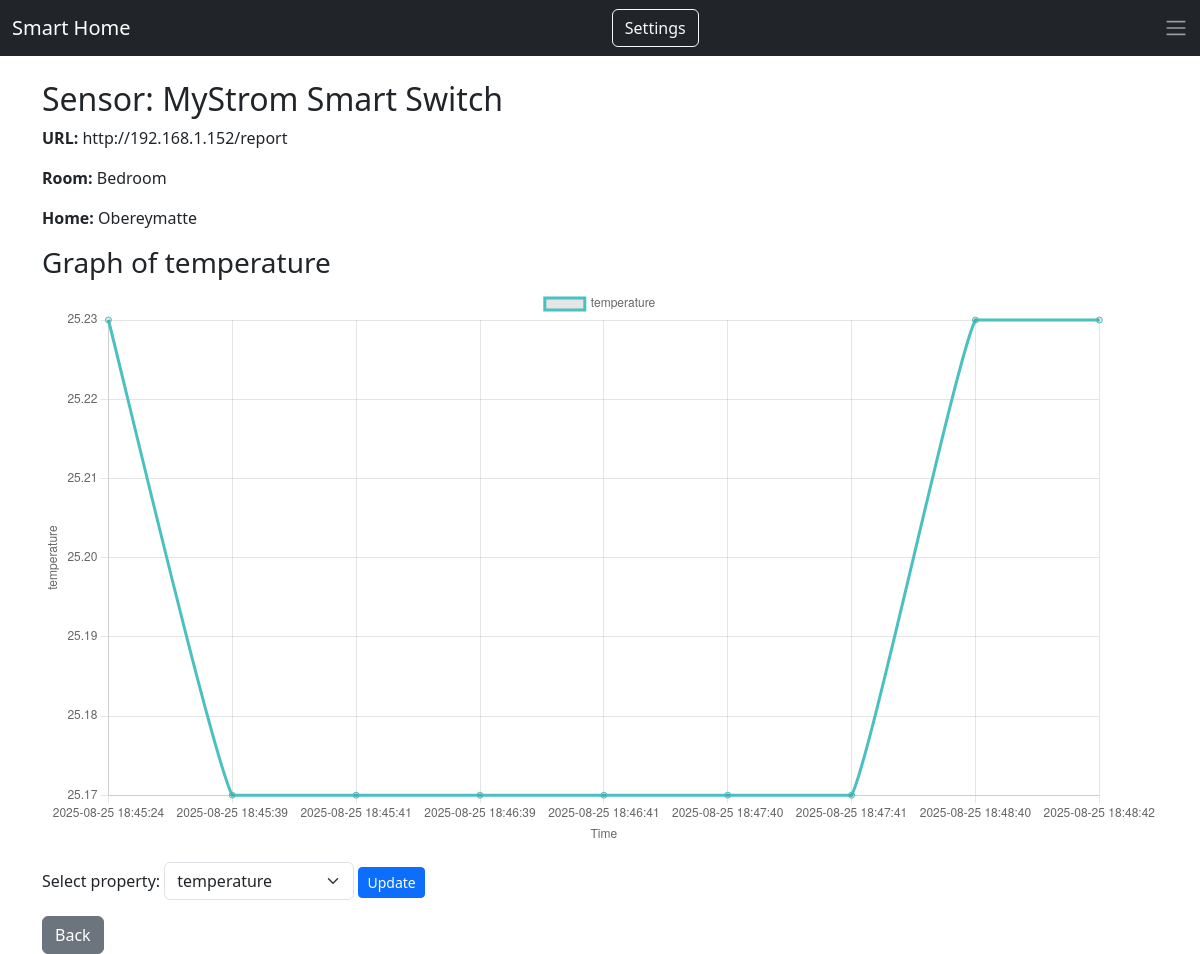
The page /sensor/1 on the database its author committed.
### app.py (models this page shows)
class Sensor(db.Model):
    id = db.Column(db.Integer, primary_key=True)
    name = db.Column(db.String, nullable=False)
    url = db.Column(db.String, nullable=False)
    room_id = db.Column(db.Integer, db.ForeignKey('room.id'), nullable=False)
    measurements = db.relationship('Measurement', backref='sensor', cascade="all, delete-orphan")

class Room(db.Model):
    id = db.Column(db.Integer, primary_key=True)
    name = db.Column(db.String, nullable=False)
    home_id = db.Column(db.Integer, db.ForeignKey('home.id'), nullable=False)
    sensors = db.relationship('Sensor', backref='room', cascade="all, delete-orphan")

class Home(db.Model):
    id = db.Column(db.Integer, primary_key=True)
    name = db.Column(db.String, nullable=False)
    rooms = db.relationship('Room', backref='home', cascade="all, delete-orphan") # Cascade und delete-orphan sagt SQLAlchemy, dass alle untergeordneten Objekte (?) bei Löschen auch entfernt werden sollen

class MeasurementType(db.Model):
    id = db.Column(db.Integer, primary_key=True)
    name = db.Column(db.String, nullable=False)
    unit = db.Column(db.String, nullable=False)
    values = db.relationship('MeasurementValue', backref='measurement_type', cascade="all, delete-orphan")

### app.py (the view)
@app.route('/sensor/<int:sensor_id>')
def sensor_detail(sensor_id):
    sensor = Sensor.query.get_or_404(sensor_id)# Holt den Sensor oder sendet 404 fehler wenn der sensor nicht findet
    property_name = request.args.get('property', 'temperature') # Temperatur als Standardwert falls kein Parameter angegeben wird
    measurements = []
    values = []
    for m in sensor.measurements:
        mv = next((v for v in m.values if v.measurement_type.name == property_name), None) # Sucht nach dem ersten MeasurementValue dass dem property_name entspricht
        if mv: # mv steht für MeasurementValue, m ist Measurement
            measurements.append(m.timestamp.strftime('%Y-%m-%d %H:%M:%S')) # Formatiert Datum und Urzeit
            values.append(mv.value)
    return render_template('sensor_detail.html', sensor=sensor, measurements=measurements, values=values, property_name=property_name)

### templates/sensor_detail.html (shortened to what this page needs)
{% extends "base.html" %}
{% block body %}
<h2>Sensor: {{ sensor.name }}</h2>
<p><strong>URL:</strong> {{ sensor.url }}</p>
<p><strong>Room:</strong> {{ sensor.room.name }}</p>
<p><strong>Home:</strong> {{ sensor.room.home.name }}</p>
<h3>Graph of {{ property_name }}</h3>
<canvas id="sensorChart" width="800" height="400"></canvas>
<script>
const ctx = document.getElementById('sensorChart').getContext('2d');
const sensorChart = new Chart(ctx, {
    type: 'line',
    data: {
        labels: {{ measurements|tojson }},
        datasets: [{
            label: '{{ property_name }}',
            data: {{ values|tojson }},
            fill: false,
            borderColor: 'rgb(75, 192, 192)',
            tension: 0.1
        }]
    },
    options: {
        scales: {
            x: {
                title: { display: true, text: 'Time' }
            },
            y: {
                title: { display: true, text: '{{ property_name }}' }
            }
        }
    }
});
</script>
<form method="get" class="mt-3">
    <label>Select property:</label>
    <select name="property" class="form-select w-auto d-inline-block">
        {% for mt in sensor.measurements[0].values|map(attribute='measurement_type')|list %}
            <option value="{{ mt.name }}" {% if mt.name == property_name %}selected{% endif %}>{{ mt.name }}</option>
        {% endfor %}
    </select>
    <button class="btn btn-primary btn-sm">Update</button>
</form>
<a href="{{ url_for('index') }}" class="btn btn-secondary mt-3">Back</a>
{% endblock %}

### templates/base.html (shortened to what this page needs)
<!DOCTYPE html>
<html lang="en">
<head>
    <link href="https://cdn.jsdelivr.net/npm/bootstrap@5.3.2/dist/css/bootstrap.min.css" rel="stylesheet">
</head>
<body>
      <nav class="navbar navbar-expand-lg navbar-dark bg-dark mb-4">
    <div class="container-fluid">
      <a class="navbar-brand" href="{{ url_for('index') }}">Smart Home</a>
      <a class="btn btn-outline-light" href="{{ url_for('settings') }}">Settings</a>
        <span class="navbar-toggler-icon"></span>
    </div>
  </nav>
  <div class="container">
    {% block body %}{% endblock %}
  </div>
</body>
</html>

### rows shown on the page
Sensor: name "MyStrom Smart Switch", url "http://192.168.1.152/report"
Room: room.name "Bedroom"
Home: room.home.name "Obereymatte"
MeasurementType: name "temperature"

### other values the page prints
form field property "temperature"
chart data {{ property_name }} temperature
chart data {{ values|tojson }} [25.23, 25.17, 25.17, 25.17, 25.17, 25.17, 25.17, 25.23, 25.23]
